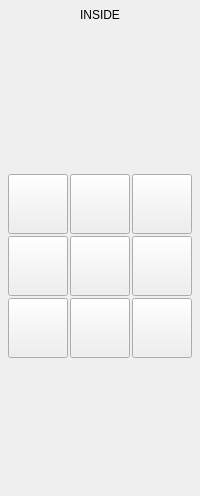
           <widget class="QWidget" name="Page_inside">
            <layout class="QVBoxLayout" name="verticalLayout">
             <property name="spacing">
              <number>6</number>
             </property>
             <property name="leftMargin">
              <number>0</number>
             </property>
             <property name="topMargin">
              <number>0</number>
             </property>
             <property name="rightMargin">
              <number>0</number>
             </property>
             <property name="bottomMargin">
              <number>0</number>
             </property>
             <item>
              <widget class="QLabel" name="label_inside_measure">
               <property name="sizePolicy">
                <sizepolicy hsizetype="Preferred" vsizetype="Fixed">
                 <horstretch>0</horstretch>
                 <verstretch>0</verstretch>
                </sizepolicy>
               </property>
               <property name="minimumSize">
                <size>
                 <width>0</width>
                 <height>30</height>
                </size>
               </property>
               <property name="maximumSize">
                <size>
                 <width>16777215</width>
                 <height>30</height>
                </size>
               </property>
               <property name="text">
                <string>INSIDE</string>
               </property>
               <property name="alignment">
                <set>Qt::AlignCenter</set>
               </property>
              </widget>
             </item>
             <item>
              <spacer name="verticalSpacer_7">
               <property name="orientation">
                <enum>Qt::Vertical</enum>
               </property>
               <property name="sizeType">
                <enum>QSizePolicy::Expanding</enum>
               </property>
               <property name="sizeHint" stdset="0">
                <size>
                 <width>20</width>
                 <height>138</height>
                </size>
               </property>
              </spacer>
             </item>
             <item>
              <widget class="QWidget" name="widget_inside_btns" native="true">
               <property name="sizePolicy">
                <sizepolicy hsizetype="Preferred" vsizetype="Preferred">
                 <horstretch>0</horstretch>
                 <verstretch>0</verstretch>
                </sizepolicy>
               </property>
               <property name="minimumSize">
                <size>
                 <width>0</width>
                 <height>0</height>
                </size>
               </property>
               <property name="maximumSize">
                <size>
                 <width>16777215</width>
                 <height>16777215</height>
                </size>
               </property>
               <layout class="QGridLayout" name="gridLayout">
                <property name="leftMargin">
                 <number>1</number>
                </property>
                <property name="topMargin">
                 <number>0</number>
                </property>
                <property name="rightMargin">
                 <number>1</number>
                </property>
                <property name="bottomMargin">
                 <number>0</number>
                </property>
                <property name="spacing">
                 <number>2</number>
                </property>
                <item row="2" column="1">
                 <widget class="PushButton" name="pbtn_inside_xm">
                  <property name="sizePolicy">
                   <sizepolicy hsizetype="Fixed" vsizetype="Fixed">
                    <horstretch>0</horstretch>
                    <verstretch>0</verstretch>
                   </sizepolicy>
                  </property>
                  <property name="minimumSize">
                   <size>
                    <width>60</width>
                    <height>60</height>
                   </size>
                  </property>
                  <property name="maximumSize">
                   <size>
                    <width>120</width>
                    <height>120</height>
                   </size>
                  </property>
                  <property name="toolTip">
                   <string>Probe Inside X Edge, Negative Direction, Finish At Edge</string>
                  </property>
                  <property name="text">
                   <string/>
                  </property>
                  <property name="icon">
                   <iconset>
                    <normaloff>../images/probe_icons/inX-.png</normaloff>../images/probe_icons/inX-.png</iconset>
                  </property>
                  <property name="iconSize">
                   <size>
                    <width>120</width>
                    <height>120</height>
                   </size>
                  </property>
                  <property name="checkable">
                   <bool>false</bool>
                  </property>
                  <property name="checked">
                   <bool>false</bool>
                  </property>
                  <property name="indicator_option" stdset="0">
                   <bool>false</bool>
                  </property>
                  <property name="probe" stdset="0">
                   <string>probe_xm</string>
                  </property>
                  <attribute name="buttonGroup">
                   <string notr="true">inside_buttonGroup</string>
                  </attribute>
                 </widget>
                </item>
                <item row="3" column="3">
                 <widget class="PushButton" name="pbtn_inside_xpym">
                  <property name="sizePolicy">
                   <sizepolicy hsizetype="Fixed" vsizetype="Fixed">
                    <horstretch>0</horstretch>
                    <verstretch>0</verstretch>
                   </sizepolicy>
                  </property>
                  <property name="minimumSize">
                   <size>
                    <width>60</width>
                    <height>60</height>
                   </size>
                  </property>
                  <property name="maximumSize">
                   <size>
                    <width>120</width>
                    <height>120</height>
                   </size>
                  </property>
                  <property name="toolTip">
                   <string>Probe Outside Edges, Finish At Corner</string>
                  </property>
                  <property name="text">
                   <string/>
                  </property>
                  <property name="icon">
                   <iconset>
                    <normaloff>../images/probe_icons/inX+Y-.png</normaloff>../images/probe_icons/inX+Y-.png</iconset>
                  </property>
                  <property name="iconSize">
                   <size>
                    <width>120</width>
                    <height>120</height>
                   </size>
                  </property>
                  <property name="checkable">
                   <bool>false</bool>
                  </property>
                  <property name="checked">
                   <bool>false</bool>
                  </property>
                  <property name="indicator_option" stdset="0">
                   <bool>false</bool>
                  </property>
                  <property name="probe" stdset="0">
                   <string>probe_inside_xpym</string>
                  </property>
                  <attribute name="buttonGroup">
                   <string notr="true">inside_buttonGroup</string>
                  </attribute>
                 </widget>
                </item>
                <item row="2" column="3">
                 <widget class="PushButton" name="pbtn_inside_xp">
                  <property name="sizePolicy">
                   <sizepolicy hsizetype="Fixed" vsizetype="Fixed">
                    <horstretch>0</horstretch>
                    <verstretch>0</verstretch>
                   </sizepolicy>
                  </property>
                  <property name="minimumSize">
                   <size>
                    <width>60</width>
                    <height>60</height>
                   </size>
                  </property>
                  <property name="maximumSize">
                   <size>
                    <width>120</width>
                    <height>120</height>
                   </size>
                  </property>
                  <property name="toolTip">
                   <string>Probe Inside Y Edge, Negative Direction, Finish At Edge</string>
                  </property>
                  <property name="text">
                   <string/>
                  </property>
                  <property name="icon">
                   <iconset>
                    <normaloff>../images/probe_icons/inX+.png</normaloff>../images/probe_icons/inX+.png</iconset>
                  </property>
                  <property name="iconSize">
                   <size>
                    <width>120</width>
                    <height>120</height>
                   </size>
                  </property>
                  <property name="checkable">
                   <bool>false</bool>
                  </property>
                  <property name="checked">
                   <bool>false</bool>
                  </property>
                  <property name="indicator_option" stdset="0">
                   <bool>false</bool>
                  </property>
                  <property name="probe" stdset="0">
                   <string>probe_xp</string>
                  </property>
                  <attribute name="buttonGroup">
                   <string notr="true">inside_buttonGroup</string>
                  </attribute>
                 </widget>
                </item>
                <item row="2" column="2">
                 <widget class="PushButton" name="pbtn_inside_xy_hole">
                  <property name="sizePolicy">
                   <sizepolicy hsizetype="Fixed" vsizetype="Fixed">
                    <horstretch>0</horstretch>
                    <verstretch>0</verstretch>
                   </sizepolicy>
                  </property>
                  <property name="minimumSize">
                   <size>
                    <width>60</width>
                    <height>60</height>
                   </size>
                  </property>
                  <property name="maximumSize">
                   <size>
                    <width>120</width>
                    <height>120</height>
                   </size>
                  </property>
                  <property name="font">
                   <font>
                    <pointsize>8</pointsize>
                   </font>
                  </property>
                  <property name="toolTip">
                   <string>Probe All Inside Edges, Finish In Center</string>
                  </property>
                  <property name="text">
                   <string/>
                  </property>
                  <property name="icon">
                   <iconset>
                    <normaloff>../images/probe_icons/inHole.png</normaloff>../images/probe_icons/inHole.png</iconset>
                  </property>
                  <property name="iconSize">
                   <size>
                    <width>120</width>
                    <height>120</height>
                   </size>
                  </property>
                  <property name="checkable">
                   <bool>false</bool>
                  </property>
                  <property name="checked">
                   <bool>false</bool>
                  </property>
                  <property name="indicator_option" stdset="0">
                   <bool>false</bool>
                  </property>
                  <property name="probe" stdset="0">
                   <string>probe_xy_hole</string>
                  </property>
                  <attribute name="buttonGroup">
                   <string notr="true">inside_buttonGroup</string>
                  </attribute>
                 </widget>
                </item>
                <item row="3" column="2">
                 <widget class="PushButton" name="pbtn_inside_ym">
                  <property name="sizePolicy">
                   <sizepolicy hsizetype="Fixed" vsizetype="Fixed">
                    <horstretch>0</horstretch>
                    <verstretch>0</verstretch>
                   </sizepolicy>
                  </property>
                  <property name="minimumSize">
                   <size>
                    <width>60</width>
                    <height>60</height>
                   </size>
                  </property>
                  <property name="maximumSize">
                   <size>
                    <width>120</width>
                    <height>120</height>
                   </size>
                  </property>
                  <property name="toolTip">
                   <string>Probe Inside Y Edge, Negative Direction, Finish At Edge</string>
                  </property>
                  <property name="text">
                   <string/>
                  </property>
                  <property name="icon">
                   <iconset>
                    <normaloff>../images/probe_icons/inY-.png</normaloff>../images/probe_icons/inY-.png</iconset>
                  </property>
                  <property name="iconSize">
                   <size>
                    <width>120</width>
                    <height>120</height>
                   </size>
                  </property>
                  <property name="checkable">
                   <bool>false</bool>
                  </property>
                  <property name="checked">
                   <bool>false</bool>
                  </property>
                  <property name="indicator_option" stdset="0">
                   <bool>false</bool>
                  </property>
                  <property name="probe" stdset="0">
                   <string>probe_ym</string>
                  </property>
                  <attribute name="buttonGroup">
                   <string notr="true">inside_buttonGroup</string>
                  </attribute>
                 </widget>
                </item>
                <item row="3" column="1">
                 <widget class="PushButton" name="pbtn_inside_xmym">
                  <property name="sizePolicy">
                   <sizepolicy hsizetype="Fixed" vsizetype="Fixed">
                    <horstretch>0</horstretch>
                    <verstretch>0</verstretch>
                   </sizepolicy>
                  </property>
                  <property name="minimumSize">
                   <size>
                    <width>60</width>
                    <height>60</height>
                   </size>
                  </property>
                  <property name="maximumSize">
                   <size>
                    <width>120</width>
                    <height>120</height>
                   </size>
                  </property>
                  <property name="toolTip">
                   <string>Probe Outside Edges, Finish At Corner</string>
                  </property>
                  <property name="text">
                   <string/>
                  </property>
                  <property name="icon">
                   <iconset>
                    <normaloff>../images/probe_icons/inX-Y-.png</normaloff>../images/probe_icons/inX-Y-.png</iconset>
                  </property>
                  <property name="iconSize">
                   <size>
                    <width>120</width>
                    <height>120</height>
                   </size>
                  </property>
                  <property name="checkable">
                   <bool>false</bool>
                  </property>
                  <property name="checked">
                   <bool>false</bool>
                  </property>
                  <property name="indicator_option" stdset="0">
                   <bool>false</bool>
                  </property>
                  <property name="probe" stdset="0">
                   <string>probe_inside_xmym</string>
                  </property>
                  <attribute name="buttonGroup">
                   <string notr="true">inside_buttonGroup</string>
                  </attribute>
                 </widget>
                </item>
                <item row="1" column="1">
                 <widget class="PushButton" name="pbtn_inside_xmyp">
                  <property name="sizePolicy">
                   <sizepolicy hsizetype="Fixed" vsizetype="Fixed">
                    <horstretch>0</horstretch>
                    <verstretch>0</verstretch>
                   </sizepolicy>
                  </property>
                  <property name="minimumSize">
                   <size>
                    <width>60</width>
                    <height>60</height>
                   </size>
                  </property>
                  <property name="maximumSize">
                   <size>
                    <width>120</width>
                    <height>120</height>
                   </size>
                  </property>
                  <property name="toolTip">
                   <string>Probe Outside Edges, Finish At Corner</string>
                  </property>
                  <property name="text">
                   <string/>
                  </property>
                  <property name="icon">
                   <iconset>
                    <normaloff>../images/probe_icons/inX-Y+.png</normaloff>../images/probe_icons/inX-Y+.png</iconset>
                  </property>
                  <property name="iconSize">
                   <size>
                    <width>120</width>
                    <height>120</height>
                   </size>
                  </property>
                  <property name="checkable">
                   <bool>false</bool>
                  </property>
                  <property name="checked">
                   <bool>false</bool>
                  </property>
                  <property name="indicator_option" stdset="0">
                   <bool>false</bool>
                  </property>
                  <property name="probe" stdset="0">
                   <string>probe_inside_xmyp</string>
                  </property>
                  <attribute name="buttonGroup">
                   <string notr="true">inside_buttonGroup</string>
                  </attribute>
                 </widget>
                </item>
                <item row="1" column="3">
                 <widget class="PushButton" name="pbtn_inside_xpyp">
                  <property name="sizePolicy">
                   <sizepolicy hsizetype="Fixed" vsizetype="Fixed">
                    <horstretch>0</horstretch>
                    <verstretch>0</verstretch>
                   </sizepolicy>
                  </property>
                  <property name="minimumSize">
                   <size>
                    <width>60</width>
                    <height>60</height>
                   </size>
                  </property>
                  <property name="maximumSize">
                   <size>
                    <width>120</width>
                    <height>120</height>
                   </size>
                  </property>
                  <property name="toolTip">
                   <string>Probe Outside Edges, Finish At Corner</string>
                  </property>
                  <property name="text">
                   <string/>
                  </property>
                  <property name="icon">
                   <iconset>
                    <normaloff>../images/probe_icons/inX+Y+.png</normaloff>../images/probe_icons/inX+Y+.png</iconset>
                  </property>
                  <property name="iconSize">
                   <size>
                    <width>120</width>
                    <height>120</height>
                   </size>
                  </property>
                  <property name="checkable">
                   <bool>false</bool>
                  </property>
                  <property name="checked">
                   <bool>false</bool>
                  </property>
                  <property name="indicator_option" stdset="0">
                   <bool>false</bool>
                  </property>
                  <property name="probe" stdset="0">
                   <string>probe_inside_xpyp</string>
                  </property>
                  <attribute name="buttonGroup">
                   <string notr="true">inside_buttonGroup</string>
                  </attribute>
                 </widget>
                </item>
                <item row="1" column="2">
                 <widget class="PushButton" name="pbtn_inside_yp">
                  <property name="sizePolicy">
                   <sizepolicy hsizetype="Fixed" vsizetype="Fixed">
                    <horstretch>0</horstretch>
                    <verstretch>0</verstretch>
                   </sizepolicy>
                  </property>
                  <property name="minimumSize">
                   <size>
                    <width>60</width>
                    <height>60</height>
                   </size>
                  </property>
                  <property name="maximumSize">
                   <size>
                    <width>120</width>
                    <height>120</height>
                   </size>
                  </property>
                  <property name="toolTip">
                   <string>Probe Inside Y Edge, Positive Direction, Finish At Edge</string>
                  </property>
                  <property name="text">
                   <string/>
                  </property>
                  <property name="icon">
                   <iconset>
                    <normaloff>../images/probe_icons/inY+.png</normaloff>../images/probe_icons/inY+.png</iconset>
                  </property>
                  <property name="iconSize">
                   <size>
                    <width>120</width>
                    <height>120</height>
                   </size>
                  </property>
                  <property name="checkable">
                   <bool>false</bool>
                  </property>
                  <property name="checked">
                   <bool>false</bool>
                  </property>
                  <property name="indicator_option" stdset="0">
                   <bool>false</bool>
                  </property>
                  <property name="probe" stdset="0">
                   <string>probe_yp</string>
                  </property>
                  <attribute name="buttonGroup">
                   <string notr="true">inside_buttonGroup</string>
                  </attribute>
                 </widget>
                </item>
                <item row="2" column="0">
                 <spacer name="horizontalSpacer_3">
                  <property name="orientation">
                   <enum>Qt::Horizontal</enum>
                  </property>
                  <property name="sizeHint" stdset="0">
                   <size>
                    <width>5</width>
                    <height>20</height>
                   </size>
                  </property>
                 </spacer>
                </item>
                <item row="2" column="4">
                 <spacer name="horizontalSpacer_4">
                  <property name="orientation">
                   <enum>Qt::Horizontal</enum>
                  </property>
                  <property name="sizeHint" stdset="0">
                   <size>
                    <width>5</width>
                    <height>20</height>
                   </size>
                  </property>
                 </spacer>
                </item>
               </layout>
              </widget>
             </item>
             <item>
              <spacer name="verticalSpacer_4">
               <property name="orientation">
                <enum>Qt::Vertical</enum>
               </property>
               <property name="sizeType">
                <enum>QSizePolicy::Expanding</enum>
               </property>
               <property name="sizeHint" stdset="0">
                <size>
                 <width>20</width>
                 <height>138</height>
                </size>
               </property>
              </spacer>
             </item>
            </layout>
           </widget>
